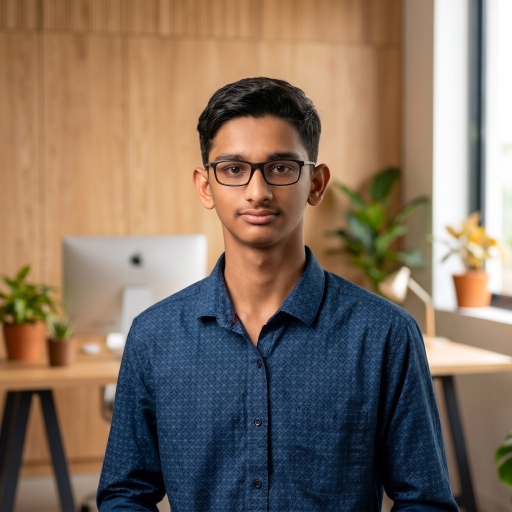
#> input picture assets/profile.png, 1024 x 1024 px (shown at 1/2 size)
$ python compress_data.py
#> lines starting #> are read from the running program, lines starting #| are printed output that depends on the picture
import os
import json
import re
from PIL import Image

BASE_DIR = os.path.dirname(os.path.dirname(os.path.abspath(__file__)))

def compress_logo():
    svg_content = """<svg xmlns="http://www.w3.org/2000/svg" viewBox="0 0 120 120" fill="none">
  <defs>
    <linearGradient id="tealGrad" x1="0" y1="0" x2="120" y2="120" gradientUnits="userSpaceOnUse">
      <stop offset="0%" stop-color="#2dd4bf"/>
      <stop offset="50%" stop-color="#0f766e"/>
      <stop offset="100%" stop-color="#14b8a6"/>
    </linearGradient>
    <linearGradient id="glowGrad" x1="0" y1="0" x2="120" y2="120" gradientUnits="userSpaceOnUse">
      <stop offset="0%" stop-color="#34d399"/>
      <stop offset="100%" stop-color="#06b6d4"/>
    </linearGradient>
    <filter id="glow" x="-20%" y="-20%" width="140%" height="140%">
      <feGaussianBlur stdDeviation="2.5" result="blur"/>
      <feMerge>
        <feMergeNode in="blur"/>
        <feMergeNode in="SourceGraphic"/>
      </feMerge>
    </filter>
  </defs>
  <!-- Background Badge -->
  <polygon points="60,6 108,33 108,87 60,114 12,87 12,33" fill="#0b1120" stroke="url(#tealGrad)" stroke-width="2.5" filter="url(#glow)"/>
  <polygon points="60,18 96,38 96,82 60,102 24,82 24,38" fill="rgba(15, 118, 110, 0.15)" stroke="url(#glowGrad)" stroke-width="1" opacity="0.75"/>
  <!-- Neural Vertices -->
  <circle cx="60" cy="6" r="3.2" fill="#2dd4bf"/>
  <circle cx="108" cy="33" r="3.2" fill="#2dd4bf"/>
  <circle cx="108" cy="87" r="3.2" fill="#2dd4bf"/>
  <circle cx="60" cy="114" r="3.2" fill="#2dd4bf"/>
  <circle cx="12" cy="87" r="3.2" fill="#2dd4bf"/>
  <circle cx="12" cy="33" r="3.2" fill="#2dd4bf"/>
  <!-- Connectors -->
  <line x1="60" y1="18" x2="60" y2="6" stroke="#2dd4bf" stroke-width="1.2" opacity="0.8"/>
  <line x1="24" y1="38" x2="12" y2="33" stroke="#2dd4bf" stroke-width="1.2" opacity="0.8"/>
  <line x1="96" y1="38" x2="108" y2="33" stroke="#2dd4bf" stroke-width="1.2" opacity="0.8"/>
  <line x1="24" y1="82" x2="12" y2="87" stroke="#2dd4bf" stroke-width="1.2" opacity="0.8"/>
  <line x1="96" y1="82" x2="108" y2="87" stroke="#2dd4bf" stroke-width="1.2" opacity="0.8"/>
  <line x1="60" y1="102" x2="60" y2="114" stroke="#2dd4bf" stroke-width="1.2" opacity="0.8"/>
  <!-- Monogram Logo Text -->
  <text x="60" y="70" text-anchor="middle" font-family="'Poppins', system-ui, sans-serif" font-weight="800" font-size="34" fill="url(#tealGrad)" filter="url(#glow)" letter-spacing="1">GL</text>
</svg>"""

    target = os.path.join(BASE_DIR, "logo.svg")
    os.makedirs(os.path.dirname(target), exist_ok=True)
    with open(target, "w", encoding="utf-8") as f:
        f.write(svg_content)
    print(f"[LOGO] Written {target}: {os.path.getsize(target)} bytes (down from 2.88 MB)")

def compress_images():
    # 1. profile.png
    profile_path = os.path.join(BASE_DIR, "assets", "profile.png")
    if os.path.exists(profile_path):
        orig_size = os.path.getsize(profile_path)
        img = Image.open(profile_path)
#> img is the input picture: PIL image 1024x1024 RGB; mean R, G, B 130.1, 112.2, 97.5
        # Resize to max 600x600 which is plenty sharp for retina display 300px
        img.thumbnail((600, 600), Image.Resampling.LANCZOS)
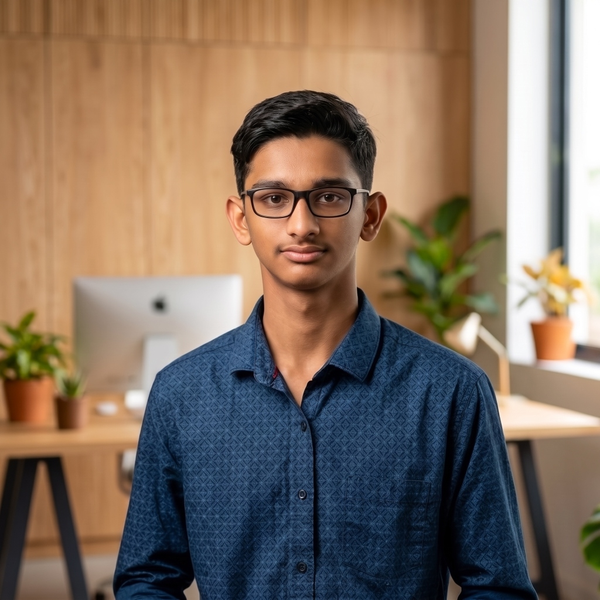
#> img: PIL image 600x600 RGB; mean R, G, B 130.1, 112.2, 97.5
        temp_path = profile_path + ".opt.png"
        img.save(temp_path, "PNG", optimize=True)
        new_size = os.path.getsize(temp_path)
        if new_size < orig_size:
            os.replace(temp_path, profile_path)
            print(f"[IMAGE] profile.png compressed: {orig_size} -> {new_size} bytes ({100 - new_size*100//orig_size}% reduction)")
        else:
            if os.path.exists(temp_path):
                os.remove(temp_path)

    # 2. spvm3-logo.png
    spvm3_path = os.path.join(BASE_DIR, "assets", "spvm3-logo.png")
    if os.path.exists(spvm3_path):
        orig_size = os.path.getsize(spvm3_path)
        img = Image.open(spvm3_path)
        img.thumbnail((600, 600), Image.Resampling.LANCZOS)
        temp_path = spvm3_path + ".opt.png"
        img.save(temp_path, "PNG", optimize=True)
        new_size = os.path.getsize(temp_path)
        if new_size < orig_size:
            os.replace(temp_path, spvm3_path)
            print(f"[IMAGE] spvm3-logo.png compressed: {orig_size} -> {new_size} bytes ({100 - new_size*100//orig_size}% reduction)")
        else:
            if os.path.exists(temp_path):
                os.remove(temp_path)

def compress_knowledge():
    kj_path = os.path.join(BASE_DIR, "knowledge.json")
    if os.path.exists(kj_path):
        with open(kj_path, "r", encoding="utf-8") as f:
            data = json.load(f)

        # 1. Save minified knowledge.min.json
        min_path = os.path.join(BASE_DIR, "knowledge.min.json")
        with open(min_path, "w", encoding="utf-8") as f:
            json.dump(data, f, separators=(',', ':'), ensure_ascii=False)
        print(f"[KNOWLEDGE] Minified knowledge.min.json: {os.path.getsize(min_path)} bytes")

        # 2. Extract compact agent dataset for rapid client-side responses
        projects_list = []
        raw_projects = data.get("projects", {})
        if isinstance(raw_projects, list):
            projects_list = raw_projects
        elif isinstance(raw_projects, dict):
            for cat, projs in raw_projects.items():
                if isinstance(projs, list):
                    projects_list.extend(projs)

        agent_data = {
            "personal": data.get("personal", {}),
            "education": data.get("education", []),
            "skills": data.get("skills", {}),
            "interview_qna": data.get("interview_qna", []),
            "extended_qna": data.get("extended_qna", []),
            "top_projects": [
                {
                    "id": p.get("id"),
                    "title": p.get("title"),
                    "tagline": p.get("tagline"),
                    "tech": p.get("tech") or p.get("tech_stack"),
                    "live": p.get("live"),
                    "github": p.get("github")
                }
                for p in projects_list[:25]
            ],
            "certs_count": len(data.get("certificates", {}).get("list", [])) if isinstance(data.get("certificates"), dict) else 87
        }

        agent_js_path = os.path.join(BASE_DIR, "js", "agentKnowledge.js")
        with open(agent_js_path, "w", encoding="utf-8") as f:
            f.write("window.SANJAY_AGENT_KNOWLEDGE = " + json.dumps(agent_data, separators=(',', ':'), ensure_ascii=False) + ";")
        print(f"[KNOWLEDGE] Built js/agentKnowledge.js: {os.path.getsize(agent_js_path)} bytes")

if __name__ == "__main__":
    print("=== Starting Data Compression ===")
    compress_logo()
    compress_images()
    compress_knowledge()
    print("=== Data Compression Complete ===")
